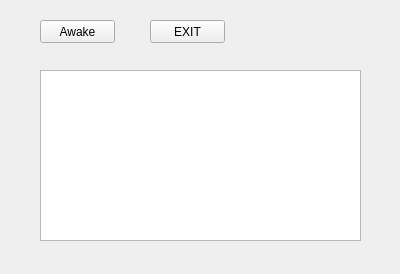
<?xml version="1.0" encoding="UTF-8"?>
<ui version="4.0">
 <class>MainWidget</class>
 <widget class="QWidget" name="MainWidget">
  <property name="geometry">
   <rect>
    <x>0</x>
    <y>0</y>
    <width>400</width>
    <height>274</height>
   </rect>
  </property>
  <property name="windowTitle">
   <string>Form</string>
  </property>
  <widget class="QPushButton" name="pushButton">
   <property name="geometry">
    <rect>
     <x>40</x>
     <y>20</y>
     <width>75</width>
     <height>23</height>
    </rect>
   </property>
   <property name="text">
    <string>Awake</string>
   </property>
  </widget>
  <widget class="QPushButton" name="pushButton_2">
   <property name="geometry">
    <rect>
     <x>150</x>
     <y>20</y>
     <width>75</width>
     <height>23</height>
    </rect>
   </property>
   <property name="text">
    <string>EXIT</string>
   </property>
  </widget>
  <widget class="QTextBrowser" name="textBrowser">
   <property name="geometry">
    <rect>
     <x>40</x>
     <y>70</y>
     <width>321</width>
     <height>171</height>
    </rect>
   </property>
  </widget>
 </widget>
 <resources/>
 <connections/>
</ui>
